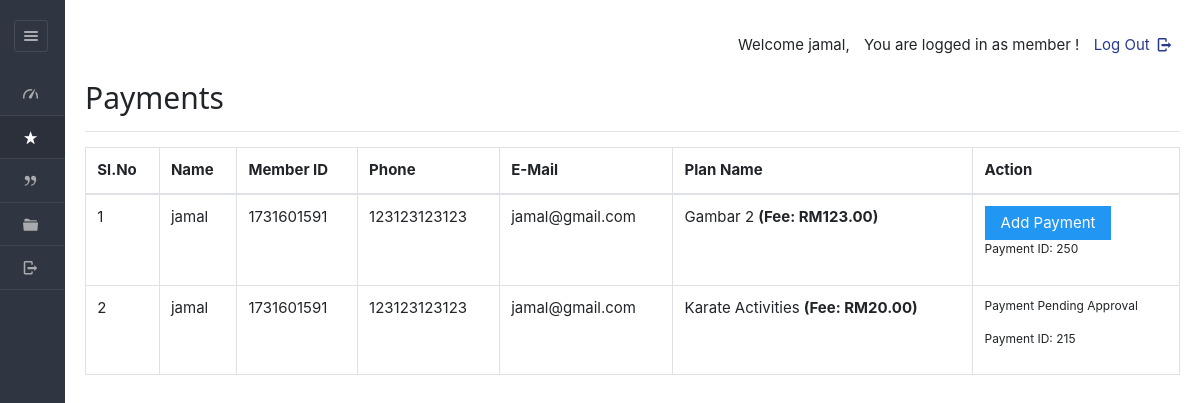
Page /dashboard/member/payments.php (signed in) on the earlier database version.
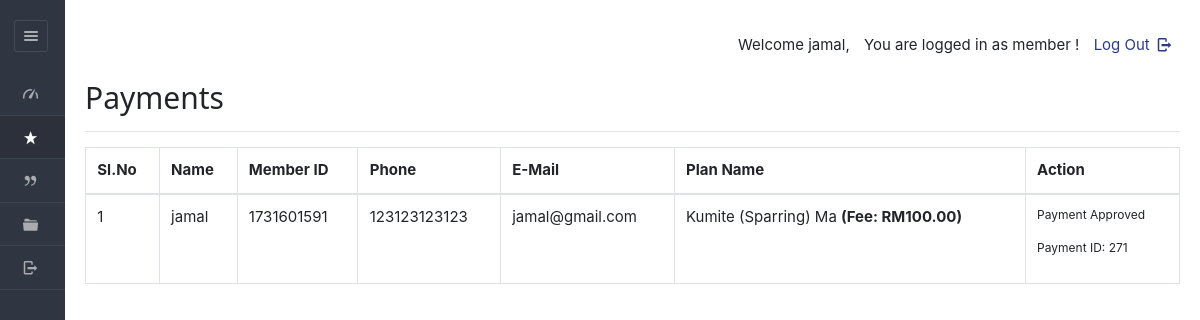
Same page on the later database version.
### tables this page shows
CREATE TABLE IF NOT EXISTS `enrolls_to` (
  `et_id` int NOT NULL AUTO_INCREMENT,
  `planid` varchar(8) NOT NULL,
  `userid` varchar(20) NOT NULL,
  `paid_date` varchar(40) DEFAULT NULL,
  `expire` varchar(40) DEFAULT NULL,
  `hasPaid` varchar(5) NOT NULL DEFAULT 'no',
  `hasApproved` varchar(5) DEFAULT NULL,
  `receiptIMG` varchar(100) DEFAULT NULL,
  PRIMARY KEY (`et_id`)
);

CREATE TABLE IF NOT EXISTS `users` (
  `userid` varchar(20) NOT NULL,
  `pass_key` varchar(100) NOT NULL,
  `imageid` varchar(200) DEFAULT NULL,
  `username` varchar(40) DEFAULT NULL,
  `fullName` varchar(100) DEFAULT NULL,
  `gender` varchar(8) DEFAULT NULL,
  `mobile` varchar(20) DEFAULT NULL,
  `email` varchar(200) DEFAULT NULL,
  `dob` varchar(40) DEFAULT NULL,
  `joining_date` varchar(40) DEFAULT NULL,
  `hasApproved` varchar(10) DEFAULT NULL,
  `matrixNumber` varchar(255) DEFAULT NULL,
  `courseName` varchar(255) DEFAULT NULL,
  `no_ic` varchar(50) DEFAULT NULL,
  PRIMARY KEY (`userid`)
);

CREATE TABLE IF NOT EXISTS `plan` (
  `planid` varchar(8) NOT NULL,
  `tid` varchar(45) DEFAULT NULL,
  `planName` varchar(20) NOT NULL,
  `description` varchar(200) NOT NULL,
  `planType` varchar(50) NOT NULL,
  `startDate` varchar(50) NOT NULL,
  `endDate` varchar(50) NOT NULL,
  `duration` int NOT NULL,
  `validity` varchar(20) NOT NULL DEFAULT 'Lifetime',
  `amount` int DEFAULT '0',
  `active` varchar(255) NOT NULL,
  PRIMARY KEY (`planid`),
  KEY `idx_plan_name` (`planName`),
  KEY `idx_plan_type` (`planType`),
  KEY `idx_description` (`description`),
  KEY `idx_active` (`active`)
);

### dashboard/member/payments.php (the view, shortened to what this page needs)
<?php
$current_user_id = $_SESSION['userid'];
?>
<!DOCTYPE html>
<html lang="en">
<head>
    <link rel="stylesheet" href="../../css/style.css" id="style-resource-5">
    <link rel="stylesheet" href="../../css/dashMain.css">
    <link rel="stylesheet" type="text/css" href="../../css/entypo.css">
    <link href="a1style.css" type="text/css" rel="stylesheet">
    <link rel="stylesheet" href="../../css/bootstrap.min.css">
	<link rel="stylesheet" href="../../css/dashboard/sidebar.css">
</head>
<body class="page-body page-fade" onload="collapseSidebar()">
    <div class="page-container sidebar-collapsed" id="navbarcollapse">
        <div class="sidebar-menu">
            <header class="logo-env">
                <div class="sidebar-collapse" onclick="collapseSidebar()">
                    <a href="#" class="sidebar-collapse-icon with-animation">
                        <i class="entypo-menu"></i>
                    </a>
                </div>
            </header>
            <?php include('nav.php'); ?>
        </div>
        <div class="main-content">
            <div class="row">
                <div class="col-md-6 col-sm-8 clearfix"></div>
                <div class="col-md-6 col-sm-4 clearfix hidden-xs">
                    <ul class="list-inline links-list pull-right">
                        <li>
                            <a href="logout.php">Log Out <i class="entypo-logout right"></i></a>
                        </li>
                    </ul>
                </div>
            </div>
            <h2>Payments</h2>
            <hr />
<table class="table table-bordered">
    <thead>
        <tr>
            <th>Sl.No</th>
            <th>Name</th>
            <th>Member ID</th>
            <th>Phone</th>
            <th>E-Mail</th>
            <th>Plan Name</th>
            <th>Action</th>
        </tr>
    </thead>
    <tbody>
<?php
    $query  = "SELECT enrolls_to.*, users.username, users.mobile, users.email,
               plan.planName, plan.amount
               FROM enrolls_to
               JOIN users ON enrolls_to.userid = users.userid
               JOIN plan ON enrolls_to.planid = plan.planid
               WHERE enrolls_to.userid = '$current_user_id'
               ORDER BY enrolls_to.expire";
    $result = mysqli_query($con, $query);
    $sno    = 1;
if (mysqli_num_rows($result) > 0) {
    while ($row = mysqli_fetch_array($result, MYSQLI_ASSOC)) {
        $et_id = $row['et_id'];
        $uid = $row['userid'];
        $planid = $row['planid'];
        $hasPaid = $row['hasPaid'];
        $hasApproved = $row['hasApproved'];
        $planName = $row['planName'];
        $amount = $row['amount'] ?? 0;
        echo "<tr><td>" . $sno . "</td>";
        echo "<td>" . $row['username'] . "</td>";
        echo "<td>" . $row['userid'] . "</td>";
        echo "<td>" . $row['mobile'] . "</td>";
        echo "<td>" . $row['email'] . "</td>";
        echo "<td>" . $planName . ($amount > 0 ? " <b>(Fee: RM" . number_format($amount, 2) . ")" : "") . "</b></td>";
        $sno++;
        if ($hasPaid === 'no') {
            echo "<td>
                    <form action='make_payments.php' method='post'>
                        <input type='hidden' name='userID' value='" . $uid . "'/>
                        <input type='hidden' name='planID' value='" . $planid . "'/>
                        <input type='hidden' name='et_id' value='" . $et_id . "'/>
                        <input type='submit' class='a1-btn a1-blue' value='Add Payment'/>
                    </form>
                    <p>Payment ID: $et_id</p>
                  </td>";
        } elseif ($hasPaid === 'yes' && $hasApproved === 'no') {
            echo "<td>
                    <p>Payment Pending Approval</p>
                    <p>Payment ID: $et_id</p>
                  </td>";
        } elseif ($hasPaid === 'yes' && $hasApproved === 'yes') {
            echo "<td>
                    <p>Payment Approved</p>
                    <p>Payment ID: $et_id</p>
                  </td>";
        } else {
            echo "<td>No Action Needed</td>";
        }
        echo "</tr>";
    }
} else {
    echo "<tr><td colspan='7'>No payment records found.</td></tr>";
}
?>
    </tbody>
</table>
        </div>
    </body>
</html>

Differences in the rows shown:
removed enrolls_to: userid.username "jamal", userid "1731601591", userid.mobile "123123123123", userid.email "jamal@gmail.com", planid.planName "Gambar 2", planid.amount "123.00", et_id "250"
removed enrolls_to: userid.username "jamal", userid "1731601591", userid.mobile "123123123123", userid.email "jamal@gmail.com", planid.planName "Karate Activities", planid.amount "20.00", et_id "215"
added enrolls_to: userid.username "jamal", userid "1731601591", userid.mobile "123123123123", userid.email "jamal@gmail.com", planid.planName "Kumite (Sparring) Ma", planid.amount "100.00", et_id "271"
